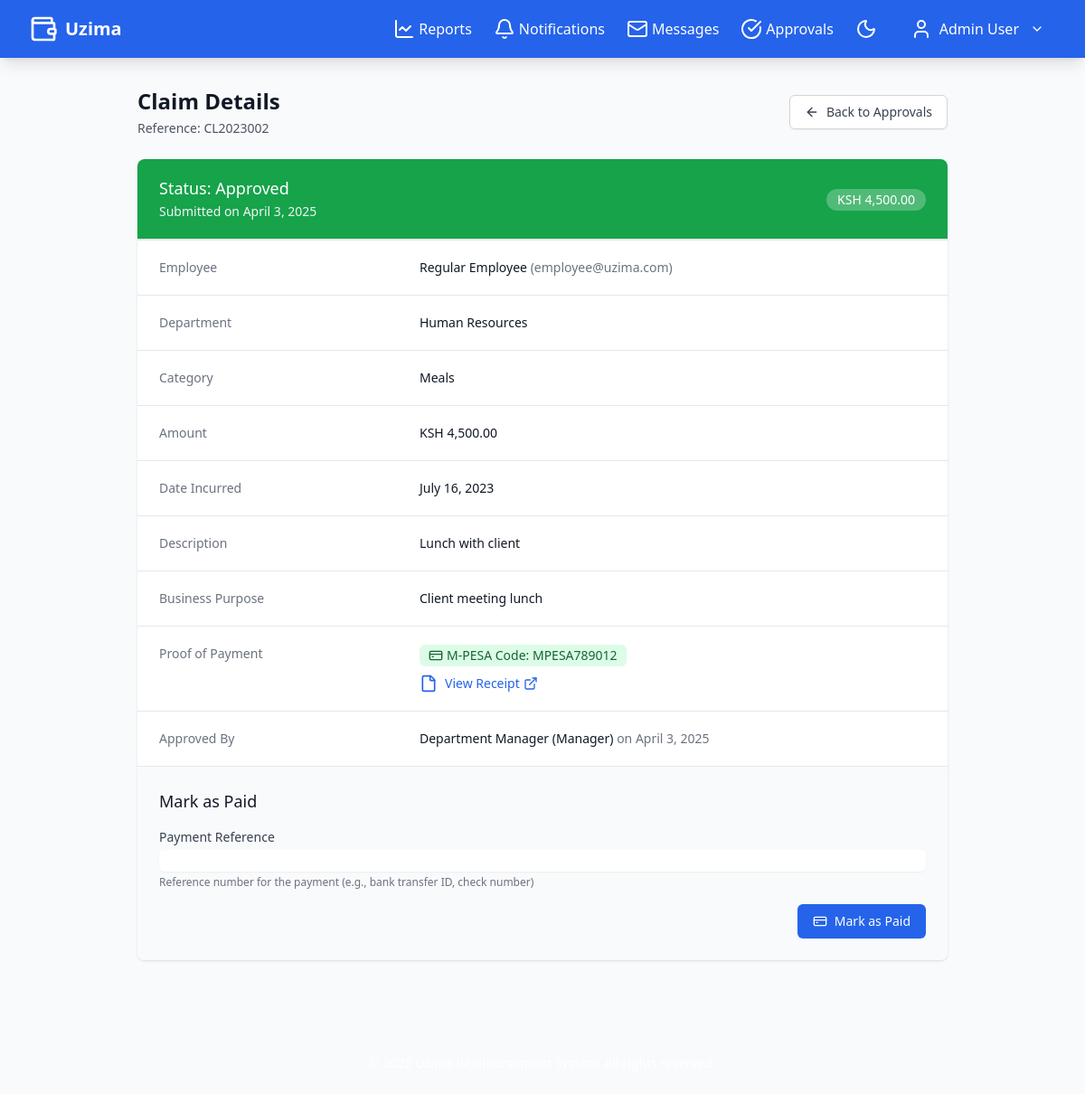
Screenshot of /view_claim.php?id=2 (signed in) with the database file from the repository.
### tables this page shows
CREATE TABLE claims (
                claimID INTEGER PRIMARY KEY AUTOINCREMENT,
                reference_number TEXT UNIQUE,
                userID INTEGER NOT NULL,
                department_id INTEGER,
                category_id INTEGER,
                amount NUMERIC NOT NULL,
                currency TEXT DEFAULT 'USD',
                description TEXT NOT NULL,
                purpose TEXT,
                incurred_date TEXT NOT NULL,
                receipt_path TEXT,
                additional_documents TEXT,
                status TEXT NOT NULL DEFAULT 'Draft',
                submission_date TIMESTAMP DEFAULT CURRENT_TIMESTAMP,
                last_updated TIMESTAMP DEFAULT CURRENT_TIMESTAMP,
                approval_date TEXT,
                payment_date TEXT,
                payment_reference TEXT,
                approverID INTEGER,
                reviewer_id INTEGER,
                rejection_reason TEXT,
                notes TEXT
            , mpesa_code VARCHAR(30), project_id INTEGER, billable_to_client INTEGER DEFAULT 0);

CREATE TABLE users (
                userID INTEGER PRIMARY KEY AUTOINCREMENT,
                employeeID TEXT UNIQUE,
                fullName TEXT NOT NULL,
                email TEXT NOT NULL UNIQUE,
                password TEXT NOT NULL,
                department_id INTEGER,
                position TEXT,
                role TEXT NOT NULL DEFAULT 'Employee',
                hire_date TEXT,
                contact_number TEXT,
                profile_image TEXT DEFAULT 'assets/images/default_profile.png',
                total_reimbursement NUMERIC DEFAULT 0.00,
                budget_limit NUMERIC DEFAULT NULL,
                is_active INTEGER DEFAULT 1,
                last_login TEXT,
                created_at TIMESTAMP DEFAULT CURRENT_TIMESTAMP,
                updated_at TIMESTAMP DEFAULT CURRENT_TIMESTAMP
            );

CREATE TABLE departments (
                department_id INTEGER PRIMARY KEY AUTOINCREMENT,
                department_name TEXT NOT NULL,
                department_code TEXT NOT NULL UNIQUE,
                manager_id INTEGER,
                budget_allocation NUMERIC DEFAULT 0.00,
                budget_remaining NUMERIC DEFAULT 0.00,
                fiscal_year_start TEXT,
                fiscal_year_end TEXT,
                created_at TIMESTAMP DEFAULT CURRENT_TIMESTAMP,
                updated_at TIMESTAMP DEFAULT CURRENT_TIMESTAMP
            );

CREATE TABLE expense_categories (
                category_id INTEGER PRIMARY KEY AUTOINCREMENT,
                category_name TEXT NOT NULL,
                category_code TEXT NOT NULL UNIQUE,
                description TEXT,
                max_amount NUMERIC DEFAULT NULL,
                requires_approval_over NUMERIC DEFAULT NULL,
                receipt_required INTEGER DEFAULT 1,
                is_active INTEGER DEFAULT 1,
                gl_account TEXT,
                created_at TIMESTAMP DEFAULT CURRENT_TIMESTAMP,
                updated_at TIMESTAMP DEFAULT CURRENT_TIMESTAMP
            );

### view_claim.php (the view, shortened to what this page needs)
<?php
require 'config.php';
$claim = null;
$category = null;
$department = null;
$employee = null;
$approver = null;
$claimID = isset($_GET['id']) ? (int)$_GET['id'] : 0;
try {
    if ($_SESSION['role'] === 'Employee') {
        $stmt = $pdo->prepare("SELECT * FROM claims WHERE claimID = ? AND userID = ?");
        $stmt->execute([$claimID, $_SESSION['user_id']]);
    } else {
        $stmt = $pdo->prepare("SELECT * FROM claims WHERE claimID = ?");
        $stmt->execute([$claimID]);
    }
    $claim = $stmt->fetch();
    $stmt = $pdo->prepare("SELECT * FROM expense_categories WHERE category_id = ?");
    $stmt->execute([$claim['category_id']]);
    $category = $stmt->fetch();
    $stmt = $pdo->prepare("SELECT * FROM departments WHERE department_id = ?");
    $stmt->execute([$claim['department_id']]);
    $department = $stmt->fetch();
    $stmt = $pdo->prepare("SELECT * FROM users WHERE userID = ?");
    $stmt->execute([$claim['userID']]);
    $employee = $stmt->fetch();
    if ($claim['approverID']) {
        $stmt = $pdo->prepare("SELECT * FROM users WHERE userID = ?");
        $stmt->execute([$claim['approverID']]);
        $approver = $stmt->fetch();
    }
} catch (Exception $e) {
    $error = $e->getMessage();
}
include 'includes/header.php';
?>
<div class="max-w-4xl mx-auto">
    <div class="mb-6 flex items-center justify-between">
        <div>
            <h1 class="text-2xl font-bold text-gray-900 dark:text-white">Claim Details</h1>
            <p class="mt-1 text-sm text-gray-600 dark:text-gray-400">
                Reference: <?= htmlspecialchars($claim['reference_number'] ?? 'N/A') ?>
            </p>
        </div>
        <div>
            <a href="<?= $_SESSION['role'] === 'Employee' ? 'view_claims.php' : 'approvals.php' ?>" class="inline-flex items-center px-4 py-2 border border-gray-300 dark:border-gray-600 shadow-sm text-sm font-medium rounded-md text-gray-700 dark:text-gray-300 bg-white dark:bg-gray-700 hover:bg-gray-50 dark:hover:bg-gray-600">
                <i data-lucide="arrow-left" class="h-4 w-4 mr-2"></i>
                Back to <?= $_SESSION['role'] === 'Employee' ? 'My Claims' : 'Approvals' ?>
            </a>
        </div>
    </div>
    <?php if ($claim): ?>
        <div class="bg-white dark:bg-gray-800 shadow overflow-hidden sm:rounded-lg">
            <div class="px-4 py-5 sm:px-6 border-b border-gray-200 dark:border-gray-700 <?= getStatusBannerClass($claim['status']) ?>">
                <div class="flex items-center justify-between">
                    <div>
                        <h3 class="text-lg leading-6 font-medium text-white">
                            Status: <?= $claim['status'] ?>
                        </h3>
                        <p class="mt-1 max-w-2xl text-sm text-gray-100">
                            Submitted on <?= date('F j, Y', strtotime($claim['submission_date'])) ?>
                        </p>
                    </div>
                    <div>
                        <span class="inline-flex items-center px-3 py-0.5 rounded-full text-sm font-medium bg-white bg-opacity-25 text-white">
                            KSH <?= number_format($claim['amount'], 2) ?>
                        </span>
                    </div>
                </div>
            </div>
            <div class="border-t border-gray-200 dark:border-gray-700 px-4 py-5 sm:p-0">
                <dl class="sm:divide-y sm:divide-gray-200 sm:dark:divide-gray-700">
                    <div class="py-4 sm:py-5 sm:grid sm:grid-cols-3 sm:gap-4 sm:px-6">
                        <dt class="text-sm font-medium text-gray-500 dark:text-gray-400">Employee</dt>
                        <dd class="mt-1 text-sm text-gray-900 dark:text-white sm:mt-0 sm:col-span-2">
                            <?= htmlspecialchars($employee['fullName'] ?? 'N/A') ?>
                            <?php if ($employee): ?>
                                <span class="text-gray-500 dark:text-gray-400">(<?= htmlspecialchars($employee['email']) ?>)</span>
                            <?php endif; ?>
                        </dd>
                    </div>
                    <div class="py-4 sm:py-5 sm:grid sm:grid-cols-3 sm:gap-4 sm:px-6">
                        <dt class="text-sm font-medium text-gray-500 dark:text-gray-400">Department</dt>
                        <dd class="mt-1 text-sm text-gray-900 dark:text-white sm:mt-0 sm:col-span-2">
                            <?= htmlspecialchars($department['department_name'] ?? 'N/A') ?>
                        </dd>
                    </div>
                    <div class="py-4 sm:py-5 sm:grid sm:grid-cols-3 sm:gap-4 sm:px-6">
                        <dt class="text-sm font-medium text-gray-500 dark:text-gray-400">Category</dt>
                        <dd class="mt-1 text-sm text-gray-900 dark:text-white sm:mt-0 sm:col-span-2">
                            <?= htmlspecialchars($category['category_name'] ?? 'N/A') ?>
                        </dd>
                    </div>
                    <div class="py-4 sm:py-5 sm:grid sm:grid-cols-3 sm:gap-4 sm:px-6">
                        <dt class="text-sm font-medium text-gray-500 dark:text-gray-400">Amount</dt>
                        <dd class="mt-1 text-sm text-gray-900 dark:text-white sm:mt-0 sm:col-span-2">
                            <span class="font-medium">KSH <?= number_format($claim['amount'], 2) ?></span>
                        </dd>
                    </div>
                    <div class="py-4 sm:py-5 sm:grid sm:grid-cols-3 sm:gap-4 sm:px-6">
                        <dt class="text-sm font-medium text-gray-500 dark:text-gray-400">Date Incurred</dt>
                        <dd class="mt-1 text-sm text-gray-900 dark:text-white sm:mt-0 sm:col-span-2">
                            <?= date('F j, Y', strtotime($claim['incurred_date'])) ?>
                        </dd>
                    </div>
                    <div class="py-4 sm:py-5 sm:grid sm:grid-cols-3 sm:gap-4 sm:px-6">
                        <dt class="text-sm font-medium text-gray-500 dark:text-gray-400">Description</dt>
                        <dd class="mt-1 text-sm text-gray-900 dark:text-white sm:mt-0 sm:col-span-2">
                            <?= nl2br(htmlspecialchars($claim['description'])) ?>
                        </dd>
                    </div>
                    <?php if (!empty($claim['purpose'])): ?>
                    <div class="py-4 sm:py-5 sm:grid sm:grid-cols-3 sm:gap-4 sm:px-6">
                        <dt class="text-sm font-medium text-gray-500 dark:text-gray-400">Business Purpose</dt>
                        <dd class="mt-1 text-sm text-gray-900 dark:text-white sm:mt-0 sm:col-span-2">
                            <?= htmlspecialchars($claim['purpose']) ?>
                        </dd>
                    </div>
                    <?php endif; ?>
                    <div class="py-4 sm:py-5 sm:grid sm:grid-cols-3 sm:gap-4 sm:px-6">
                        <dt class="text-sm font-medium text-gray-500 dark:text-gray-400">Proof of Payment</dt>
                        <dd class="mt-1 text-sm text-gray-900 dark:text-white sm:mt-0 sm:col-span-2">
                            <?php if (!empty($claim['receipt_path']) || !empty($claim['mpesa_code'])): ?>
                                <?php if (!empty($claim['mpesa_code'])): ?>
                                <div class="mb-2">
                                    <span class="inline-flex items-center px-2.5 py-0.5 rounded-md text-sm font-medium bg-green-100 text-green-800 dark:bg-green-700 dark:text-green-100">
                                        <i data-lucide="credit-card" class="h-4 w-4 mr-1"></i>
                                        M-PESA Code: <?= htmlspecialchars($claim['mpesa_code']) ?>
                                    </span>
                                </div>
                                <?php endif; ?>
                                <?php if (!empty($claim['receipt_path'])): ?>
                                <div class="flex items-center">
                                    <a href="<?= htmlspecialchars($claim['receipt_path']) ?>" target="_blank" class="font-medium text-blue-600 dark:text-blue-400 hover:underline inline-flex items-center">
                                        <i data-lucide="file" class="h-5 w-5 mr-2"></i>
                                        View Receipt
                                        <i data-lucide="external-link" class="h-4 w-4 ml-1"></i>
                                    </a>
                                </div>
                                <?php endif; ?>
                            <?php endif; ?>
                        </dd>
                    </div>
                    <?php if (in_array($claim['status'], ['Approved', 'Rejected', 'Paid']) && $approver): ?>
                    <div class="py-4 sm:py-5 sm:grid sm:grid-cols-3 sm:gap-4 sm:px-6">
                        <dt class="text-sm font-medium text-gray-500 dark:text-gray-400">
                            <?= $claim['status'] === 'Rejected' ? 'Rejected' : 'Approved' ?> By
                        </dt>
                        <dd class="mt-1 text-sm text-gray-900 dark:text-white sm:mt-0 sm:col-span-2">
                            <?= htmlspecialchars($approver['fullName']) ?> (<?= htmlspecialchars($approver['role']) ?>)
                            <?php if ($claim['approval_date']): ?>
                                <span class="text-gray-500 dark:text-gray-400">on <?= date('F j, Y', strtotime($claim['approval_date'])) ?></span>
                            <?php endif; ?>
                        </dd>
                    </div>
                    <?php endif; ?>
                </dl>
            </div>
            <?php if (in_array($_SESSION['role'], ['FinanceOfficer', 'Admin']) && $claim['status'] === 'Approved'): ?>
            <div class="p-6 bg-gray-50 dark:bg-gray-700 border-t border-gray-200 dark:border-gray-600">
                <h3 class="text-lg font-medium text-gray-900 dark:text-white mb-4">Mark as Paid</h3>
                <form action="view_claim.php?id=<?= $claimID ?>" method="post" class="space-y-4">
                    <div>
                        <label for="payment_reference" class="block text-sm font-medium text-gray-700 dark:text-gray-300">
                            Payment Reference
                        </label>
                        <input type="text" id="payment_reference" name="payment_reference"
                               class="mt-1 block w-full rounded-md border-gray-300 dark:border-gray-600 dark:bg-gray-700 dark:text-white shadow-sm focus:border-blue-500 focus:ring-blue-500">
                        <p class="mt-1 text-xs text-gray-500 dark:text-gray-400">Reference number for the payment (e.g., bank transfer ID, check number)</p>
                    </div>
                    <div class="flex items-center justify-end">
                        <button type="submit" name="action" value="mark_paid"
                               class="inline-flex items-center px-4 py-2 border border-transparent rounded-md shadow-sm text-sm font-medium text-white bg-blue-600 hover:bg-blue-700 focus:outline-none focus:ring-2 focus:ring-offset-2 focus:ring-blue-500">
                            <i data-lucide="credit-card" class="h-4 w-4 mr-2"></i>
                            Mark as Paid
                        </button>
                    </div>
                </form>
            </div>
            <?php endif; ?>
        </div>
    <?php endif; ?>
</div>
<?php
function getStatusBannerClass($status) {
    switch ($status) {
        case 'Approved':
            return 'bg-green-600';
    }
}
?>
<?php include 'includes/footer.php'; ?>

### rows the page displays
claims: reference_number "CL2023002", status "Approved", submission_date "April 3, 2025", amount "4,500.00", incurred_date "July 16, 2023", description "Lunch with client", purpose "Client meeting lunch", mpesa_code "MPESA789012", approval_date "April 3, 2025"
users: fullName "Regular Employee", email "employee@uzima.com"
departments: department_name "Human Resources"
expense_categories: category_name "Meals"
users: fullName "Department Manager", role "Manager"

### other values shown
$_SESSION['fullName'] "Admin User"
